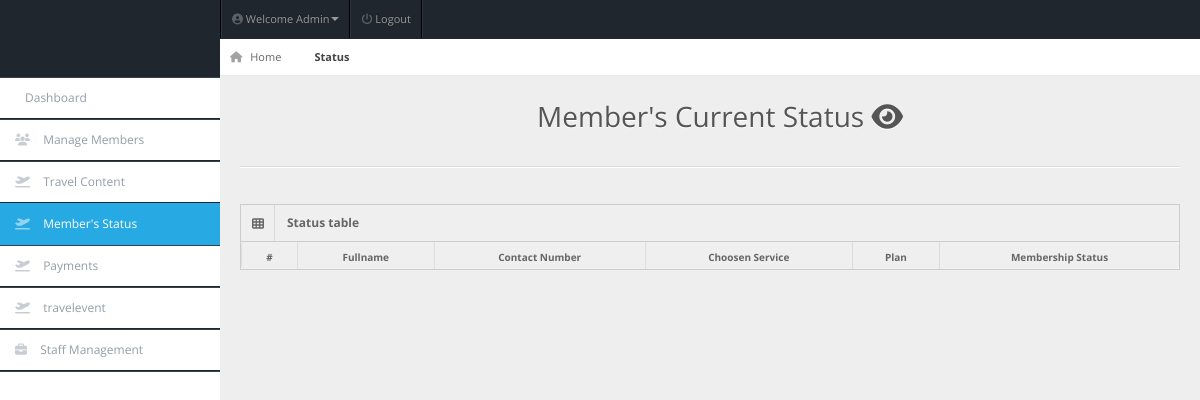
/admin/member-status.php (signed in), run on an earlier commit of the app's database.
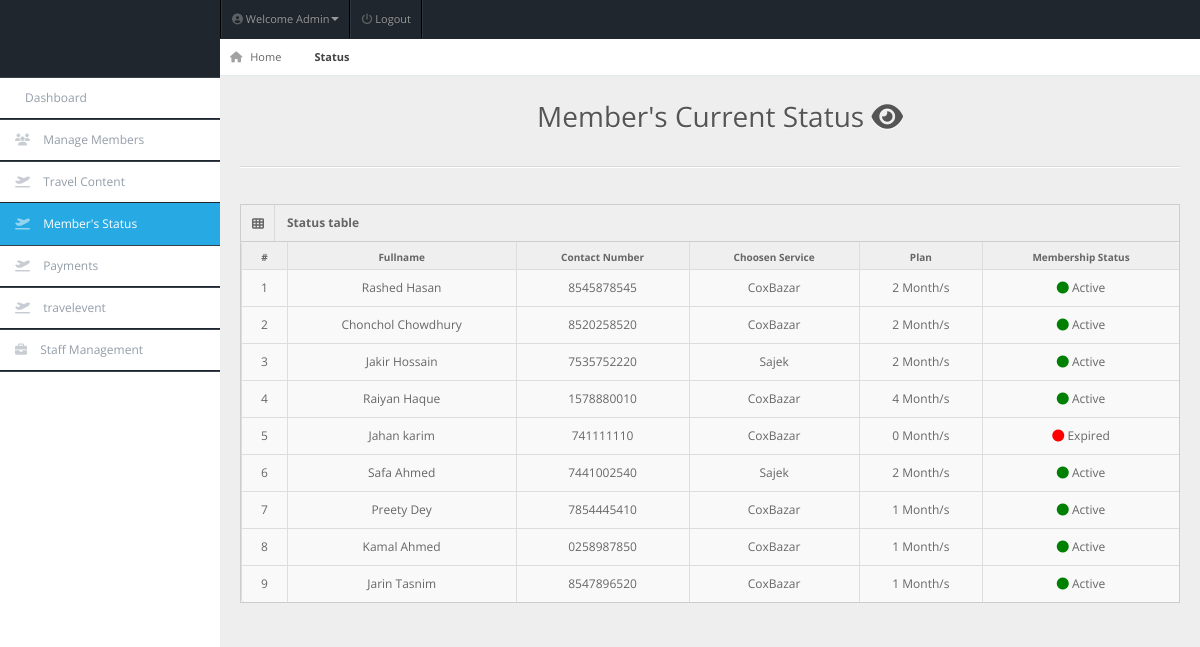
And on a later commit of the database.
### tables this page shows
CREATE TABLE `members` (
  `user_id` int(11) NOT NULL,
  `fullname` varchar(20) NOT NULL,
  `username` varchar(20) NOT NULL,
  `password` varchar(100) NOT NULL,
  `gender` varchar(20) NOT NULL,
  `dor` date NOT NULL,
  `services` varchar(50) NOT NULL,
  `amount` int(100) NOT NULL,
  `paid_date` date NOT NULL,
  `p_year` int(11) NOT NULL,
  `plan` varchar(100) NOT NULL,
  `address` varchar(20) NOT NULL,
  `contact` varchar(10) NOT NULL,
  `status` varchar(20) NOT NULL DEFAULT 'Active',
  `reminder` int(11) NOT NULL DEFAULT '0'
);

### admin/member-status.php (the view, shortened to what this page needs)
<!DOCTYPE html>
<html lang="en">
<head>
<link rel="stylesheet" href="../css/bootstrap.min.css" />
<link rel="stylesheet" href="../css/bootstrap-responsive.min.css" />
<link rel="stylesheet" href="../css/fullcalendar.css" />
<link rel="stylesheet" href="../css/matrix-style.css" />
<link rel="stylesheet" href="../css/matrix-media.css" />
<link href="../font-awesome/css/fontawesome.css" rel="stylesheet" />
<link href="../font-awesome/css/all.css" rel="stylesheet" />
<link rel="stylesheet" href="../css/jquery.gritter.css" />
</head>
<body>
<div id="header">
  <h1><a href="dashboard.html">Nayeem Travelling Co Admin</a></h1>
</div>
<?php include 'includes/topheader.php'?>
<?php $page='member-status'; include 'includes/sidebar.php'?>
<div id="content">
  <div id="content-header">
    <div id="breadcrumb"> <a href="index.php" title="Go to Home" class="tip-bottom"><i class="fas fa-home"></i> Home</a> <a href="member-status.php" class="current">Status</a> </div>
    <h1 class="text-center">Member's Current Status <i class="fas fa-eye"></i></h1>
  </div>
  <div class="container-fluid">
    <hr>
    <div class="row-fluid">
      <div class="span12">
      <div class='widget-box'>
          <div class='widget-title'> <span class='icon'> <i class='fas fa-th'></i> </span>
            <h5>Status table</h5>
          </div>
          <div class='widget-content nopadding'>
	  <?php
      $qry="SELECT * FROM members";
      $cnt = 1;
        $result=mysqli_query($conn,$qry);
          echo"<table class='table table-bordered table-hover data-table'>
              <thead>
                <tr>
                  <th>#</th>
                  <th>Fullname</th>
                  <th>Contact Number</th>
                  <th>Choosen Service</th>
                  <th>Plan</th>
                  <th>Membership Status</th>
                </tr>
              </thead>";
            while($row=mysqli_fetch_array($result)){?>
           <tbody>
                <td><div class='text-center'><?php echo $cnt;?></div></td>
                <td><div class='text-center'><?php echo $row['fullname'];?></div></td>
                <td><div class='text-center'><?php echo $row['contact'];?></div></td>
                <td><div class='text-center'><?php echo $row['services'];?></div></td>
                <td><div class='text-center'><?php echo $row['plan'];?> Month/s</div></td>
                <td><div class='text-center'><?php if( $row['status'] == 'Active' ){ echo '<i class="fas fa-circle" style="color:green;"></i> Active';} else if ($row['status'] == 'Expired') { echo '<i class="fas fa-circle" style="color:red;"></i> Expired';} else { echo '<i class="fas fa-circle" style="color:orange;"></i> Pending Reg';}?></div></td>
              </tbody>
          <?php
     $cnt++;      }
            ?>
            </table>
          </div>
        </div>
      </div>
    </div>
  </div>
</div>
</body>
</html>

### admin/includes/topheader.php (shortened to what this page needs)
<div id="user-nav" class="navbar navbar-inverse">
  <ul class="nav right">
    <li  class="dropdown" id="profile-messages" ><a title="" href="#" data-toggle="dropdown" data-target="#profile-messages" class="dropdown-toggle"><i class="fas fa-user-circle"></i>  <span class="text">Welcome Admin</span><b class="caret"></b></a>
    </li>
    <li class=""><a title="" href="../logout.php"><i class="fas fa-power-off"></i> <span class="text">Logout</span></a></li>
  </ul>
</div>

### admin/includes/sidebar.php (shortened to what this page needs)
<div id="sidebar"><a href="#" class="visible-phone"><i class="fas fa-home"></i> Dashboard</a>
  <ul>
    <li class="<?php if($page=='dashboard'){ echo 'active'; }?>"><a href="index.php"><i class=""></i> <span>Dashboard</span></a> </li>
    <li class="submenu"> <a href="#"><i class="fas fa-users"></i> <span>Manage Members</span> <?php include 'anotherconn.php';?></a>
    </li>
    <li class="submenu"> <a href="#"><i class="fas fa-plane-departure"></i> <span>Travel Content</span> <span class="label label-important"></span></a>
    </li>
    <li class="<?php if($page=='member-status'){ echo 'active'; }?>"><a href="member-status.php"><i class="fas fa-plane-departure"></i> <span>Member's Status</span></a></li>
    <li class="<?php if($page=='payment'){ echo 'active'; }?>"><a href="payment.php"><i class="fas fa-plane-departure"></i> <span>Payments</span></a></li>
    <li class="<?php if($page=='travelevent'){ echo 'active'; }?>"><a href="travelevent.php"><i class="fas fa-plane-departure"></i> <span>travelevent</span></a></li>
    <li class="<?php if($page=='staff-management'){ echo 'active'; }?>"><a href="staffs.php"><i class="fas fa-briefcase"></i> <span>Staff Management</span></a></li>
  </ul>
</div>

### css/matrix-style.css (style rules this page uses)
* { outline: none !important; -moz-outline: none !important; }
html, body { height: 100%; }
body { overflow-x: hidden; margin-top: -10px; font-family: "Open Sans", sans-serif; font-size: 12px; color: #666; }
a { color: #666; }
select, textarea, input[type="text"], input[type="password"], input[type="datetime"], input[type="datetime-local"], input[type="date"], input[type="month"], input[type="time"], input[type="week"], input[type="number"], input[type="email"], input[type="url"], input[type="search"], input[type="tel"], input[type="color"], .uneditable-input, .label, .dropdown-menu, .btn, .well, .progress, .table-bordered, .btn-group > .btn:first-child, .btn-group > .btn:last-child, .btn-group > .btn:last-child, .btn-group > .dropdown-toggle, .alert { border-radius: 0px; }
hr { border-top-color: #dadada; }
#header { height: 77px; position: relative; width: 100%; z-index: -9; }
#header h1 { background: url("../img/icontest3.png"); height: 31px; left: 20px; line-height: 600px; overflow: hidden; position: relative; top: 26px; width: 191px; }
#header h1 a { display: block; }
#user-nav { position: absolute; left: 220px; top: 0px; z-index: 20; margin: 0; }
#user-nav > ul { margin: 0; padding: 0; list-style: none; border-right: 1px solid #2e363f; border-left: 1px solid #000; }
#user-nav > ul > li { float: left; list-style-type: none; margin: 0; position: relative; padding: 0; border-left: 1px solid #2e363f; border-right: 1px solid #000; }
#user-nav > ul > li > a { padding: 9px 10px; display: block; font-size: 11px; }
#user-nav > ul > li > a > i, #sidebar li a i { opacity: 0.5; margin-top: 2px; }
#sidebar { display: block; float: left; position: relative; width: 220px; z-index: 16; }
#sidebar > ul { list-style: none; margin: 0px 0 0; padding: 0; position: absolute; width: 220px; }
#sidebar > ul > li { display: block; position: relative; }
#sidebar > ul > li > a { padding: 10px 0 10px 15px; display: block; color: #939da8; }
#sidebar > ul > li > a > i { margin-right: 10px; }
#sidebar > ul > li.active > a { background: url("../img/menu-active.png") no-repeat scroll right center transparent !important; text-decoration: none; }
#content { background: none repeat scroll 0 0 #eeeeee; margin-left: 220px; margin-right: 0; padding-bottom: 25px; position: relative; min-height: 100%; width: auto; }
#content-header { position: abslute; width: 100%; margin-top: -38px; z-index: 20; }
#content-header h1 { color: #555555; font-size: 28px; font-weight: normal; float: none; text-shadow: 0 1px 0 #ffffff; margin-left: 20px; position: relative; }
#content-header h1, #content-header .btn-group { margin-top: 20px; }
#breadcrumb { background-color: #fff; border-bottom: 1px solid #e3ebed; }
#breadcrumb a { padding: 8px 20px 8px 10px; display: inline-block; background-image: url("../img/breadcrumb.png"); background-position: center right; background-repeat: no-repeat; font-size: 11px; color: #666666; }
#breadcrumb a:last-child { background-image: none; }
#breadcrumb a.current { font-weight: bold; color: #444444; }
#breadcrumb a i { margin-right: 5px; opacity: 0.6; }
.widget-box { background: none repeat scroll 0 0 #f9f9f9; border-left: 1px solid #cdcdcd; border-top: 1px solid #cdcdcd; border-right: 1px solid #cdcdcd; clear: both; margin-top: 16px; margin-bottom: 16px; position: relative; }
.widget-title, .modal-header, .table th, div.dataTables_wrapper .ui-widget-header { background: #efefef; border-bottom: 1px solid #cdcdcd; height: 36px; }
.widget-title span.icon { padding: 9px 10px 7px 11px; float: left; border-right: 1px solid #dadada; }
.widget-title h5 { color: #666; float: left; font-size: 12px; font-weight: bold; padding: 12px; line-height: 12px; margin: 0; }
.widget-content { padding: 15px; border-bottom: 1px solid #cdcdcd; }
.table th { height: auto; font-size: 10px; padding: 5px 10px 2px; border-bottom: 0; text-align: center; color: #666666; }
.nopadding { padding: 0 !important; }
.nopadding .table { margin-bottom: 0; }
.nopadding .table-bordered { border: 0; }

### customer/css/matrix-media.css (style rules this page uses)
body { background:#ffffff; }
#header { background-color: #1f262d; margin-top:10px; }
#sidebar > ul { border-bottom: 1px solid #37414b }
#sidebar > ul > li { border-top: 1px solid #37414b; border-bottom: 1px solid #1f262d; }
#sidebar > ul > li.active { background-color: #27a9e3; border-bottom: 1px solid #27a9e3; border-top: 1px solid #27a9e3; }
#sidebar > ul > li.active a { color:#fff; text-decoration:none; }

What changed in the data, as far as the page shows it:
added members: fullname "Rashed Hasan", contact "8545878545", services "CoxBazar", plan "2", status "Active" (drawn)
added members: fullname "Chonchol Chowdhury", contact "8520258520", services "CoxBazar", plan "2", status "Active" (drawn)
added members: fullname "Jakir Hossain", contact "7535752220", services "Sajek", plan "2", status "Active" (drawn)
added members: fullname "Raiyan Haque", contact "1578880010", services "CoxBazar", plan "4", status "Active" (drawn)
added members: fullname "Jahan karim", contact "741111110", services "CoxBazar", plan "0", status "Expired" (drawn)
added members: fullname "Safa Ahmed", contact "7441002540", services "Sajek", plan "2", status "Active" (drawn)
added members: fullname "Preety Dey", contact "7854445410", services "CoxBazar", plan "1", status "Active" (drawn)
added members: fullname "Kamal Ahmed", contact "0258987850", services "CoxBazar", plan "1", status "Active" (drawn)
added members: fullname "Jarin Tasnim", contact "8547896520", services "CoxBazar", plan "1", status "Active" (drawn)
